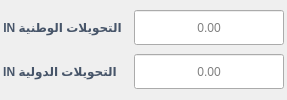
                 <widget class="QFrame" name="transinFrame">
                  <property name="styleSheet">
                   <string notr="true">/* The Container Frame */
QFrame#transinFrame {
    background-color: #f8fafc;
    border: 2px solid #e2e8f0;
    border-radius: 15px; /* High radius for pill shape */
    padding: 7px;
}

/* The Value Label */
QLabel {
    color: #475569; /* Dark charcoal */
    font-weight: 500;
    qproperty-alignment: 'AlignCenter';
}</string>
                  </property>
                  <layout class="QVBoxLayout" name="verticalLayout_10">
                   <property name="spacing">
                    <number>2</number>
                   </property>
                   <property name="leftMargin">
                    <number>3</number>
                   </property>
                   <property name="topMargin">
                    <number>3</number>
                   </property>
                   <property name="rightMargin">
                    <number>3</number>
                   </property>
                   <property name="bottomMargin">
                    <number>3</number>
                   </property>
                   <item>
                    <layout class="QHBoxLayout">
                     <item>
                      <widget class="QLabel" name="lbl_cpTransferIn">
                       <property name="styleSheet">
                        <string notr="true"/>
                       </property>
                       <property name="text">
                        <string>التحويلات الوطنية IN</string>
                       </property>
                       <property name="alignment">
                        <set>Qt::AlignCenter</set>
                       </property>
                      </widget>
                     </item>
                     <item>
                      <spacer>
                       <property name="orientation">
                        <enum>Qt::Horizontal</enum>
                       </property>
                       <property name="sizeHint" stdset="0">
                        <size>
                         <width>10</width>
                         <height>10</height>
                        </size>
                       </property>
                      </spacer>
                     </item>
                     <item>
                      <widget class="QLineEdit" name="le_cpNatTransIn">
                       <property name="minimumSize">
                        <size>
                         <width>150</width>
                         <height>35</height>
                        </size>
                       </property>
                       <property name="maximumSize">
                        <size>
                         <width>150</width>
                         <height>35</height>
                        </size>
                       </property>
                       <property name="alignment">
                        <set>Qt::AlignCenter</set>
                       </property>
                       <property name="placeholderText">
                        <string>0.00</string>
                       </property>
                      </widget>
                     </item>
                    </layout>
                   </item>
                   <item>
                    <layout class="QHBoxLayout" name="_3">
                     <item>
                      <widget class="QLabel" name="lbl_cpIntTransIn">
                       <property name="styleSheet">
                        <string notr="true">QLabel#lbl_cpTotal1 { color: #6B7280; font-size: 12px; font-weight: 500; }</string>
                       </property>
                       <property name="text">
                        <string>التحويلات الدولية IN</string>
                       </property>
                       <property name="alignment">
                        <set>Qt::AlignCenter</set>
                       </property>
                      </widget>
                     </item>
                     <item>
                      <spacer>
                       <property name="orientation">
                        <enum>Qt::Horizontal</enum>
                       </property>
                       <property name="sizeHint" stdset="0">
                        <size>
                         <width>10</width>
                         <height>10</height>
                        </size>
                       </property>
                      </spacer>
                     </item>
                     <item>
                      <widget class="QLineEdit" name="le_cpIntTransIn">
                       <property name="minimumSize">
                        <size>
                         <width>150</width>
                         <height>35</height>
                        </size>
                       </property>
                       <property name="maximumSize">
                        <size>
                         <width>150</width>
                         <height>35</height>
                        </size>
                       </property>
                       <property name="alignment">
                        <set>Qt::AlignCenter</set>
                       </property>
                       <property name="placeholderText">
                        <string>0.00</string>
                       </property>
                      </widget>
                     </item>
                    </layout>
                   </item>
                  </layout>
                 </widget>
